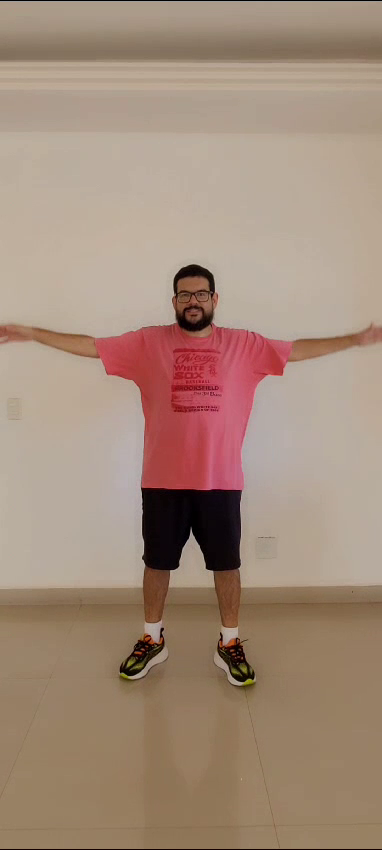
#> input picture frame 52 of tech_challenge_04/exercicios/pose_arm.mp4, 382 x 850 px, given in place of the camera
$ python face_detection.py
#> lines starting #> are read from the running program, lines starting #| are printed output that depends on the picture; after the words box and inside, x2 and y2 are one past the last pixel; in counts of white or black regions, pixels touching at a corner belong together
import numpy as np
import cv2
import time


def capture_video():
  # Carregando o classificador de Haar Cascades para detecção de faces
  face_cascade = cv2.CascadeClassifier('./haarcascade_frontalface_default.xml')

  video_path = './video.mp4'
  cap = cv2.VideoCapture(0)
  if not cap.isOpened():
    print("Cannot open camera")
    exit()

  # while cap.isOpened():
  while True:
    ret, frame = cap.read()
#> frame is the input picture: shape (850, 382, 3); mean B, G, R 122.5, 139.5, 163.4

    # if frame is read correctly ret is True
    if not ret:
      print("Can't receive frame (stream end?). Exiting ...")
      break
    gray = cv2.cvtColor(frame, cv2.COLOR_BGR2GRAY)
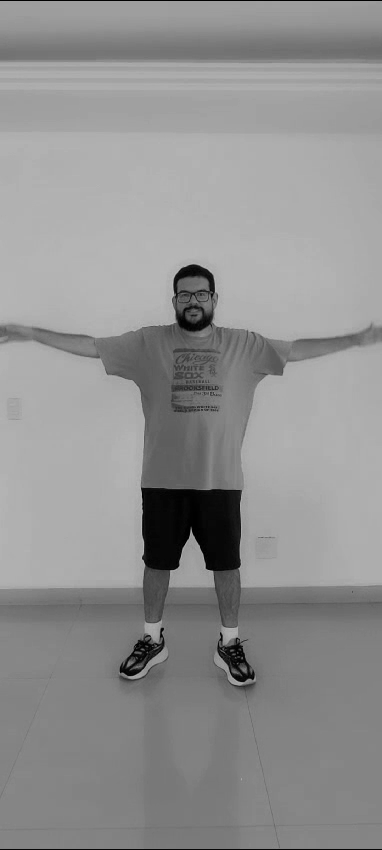
#> gray: shape (850, 382); min 0, max 187, mean 144.7

    # Detectando faces no frame em escala de cinza
    faces = face_cascade.detectMultiScale(gray, scaleFactor=1.1, minNeighbors=5, minSize=(30, 30))
#> faces = [[168, 274, 51, 51]]
    print(faces)
#| [[168 274  51  51]]
    # Enquanto o loop estiver em execução, o rosto será desenhado
    # Desenhando um retângulo em torno de cada face detectada
    for (x, y, w, h) in faces:
      cv2.rectangle(frame, (x, y), (x + w, y + h), (255, 0, 0), 2)
#> this loop made 1 pass
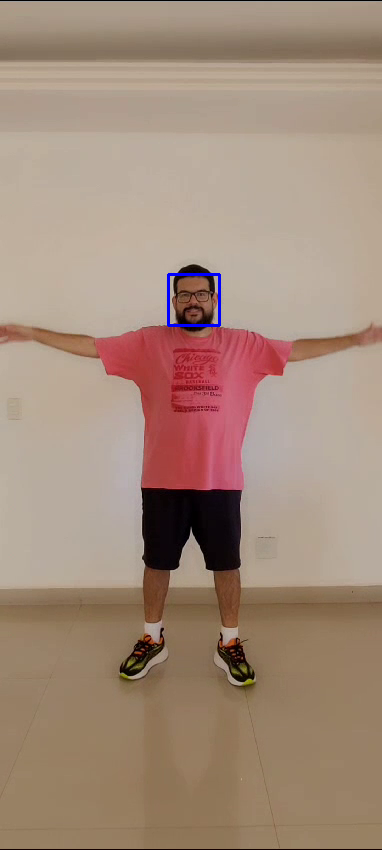
#> frame: shape (850, 382, 3); 0.19% of pixels changed, all inside (x1, y1, x2, y2) = (167, 273, 221, 327)

    cv2.imshow('Detecção de Rosto', frame)
    if cv2.waitKey(1) == ord('q'):
#> (key q is pressed here)
      break
    time.sleep(.5)

  cap.release()
  cv2.destroyAllWindows()


if __name__ == "__main__":
  capture_video()

$ run again, starting later in the video
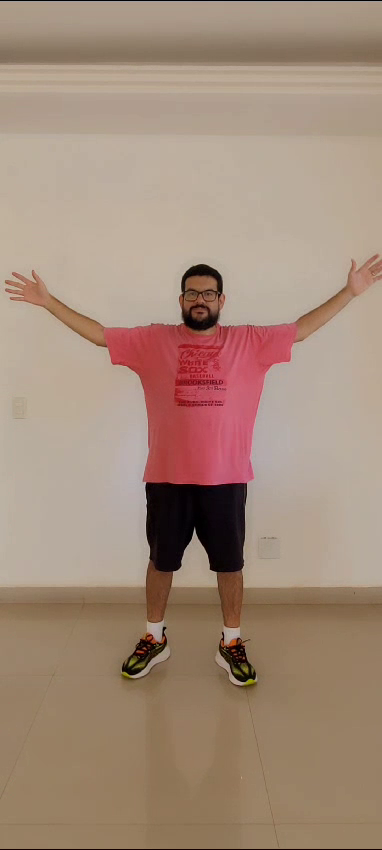
#> input picture frame 237 of tech_challenge_04/exercicios/pose_arm.mp4, 382 x 850 px, given in place of the camera
#> in capture_video, frame is the input picture: shape (850, 382, 3); mean B, G, R 122.1, 139.3, 163.7
#> in capture_video, `gray = cv2.cvtColor(frame, cv2.COLOR_BGR2GRAY)`:
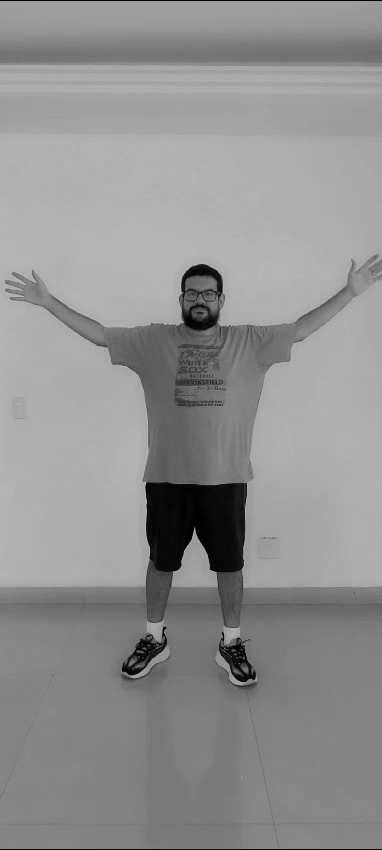
#> gray: shape (850, 382); min 0, max 188, mean 144.6
#> faces = [[176, 274, 49, 49]]
#| [[176 274  49  49]]
#> the loop in capture_video, `for (x, y, w, h) in faces:` made 1 pass
#> after the loop in capture_video, `for (x, y, w, h) in faces:`:
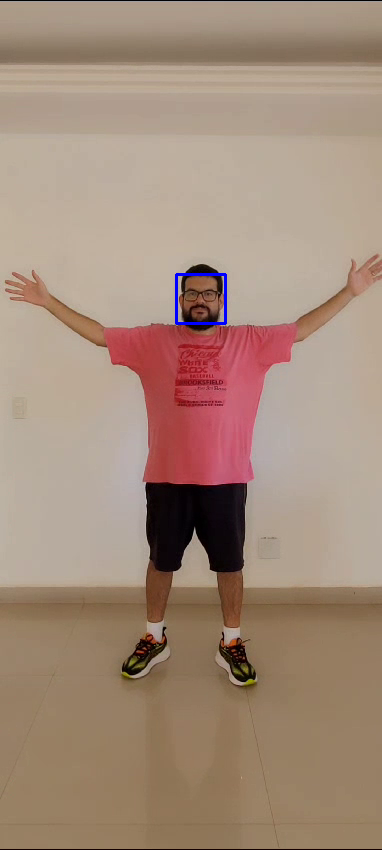
#> frame: shape (850, 382, 3); 0.18% of pixels changed, all inside (x1, y1, x2, y2) = (175, 273, 227, 325)

$ run again, starting later in the video
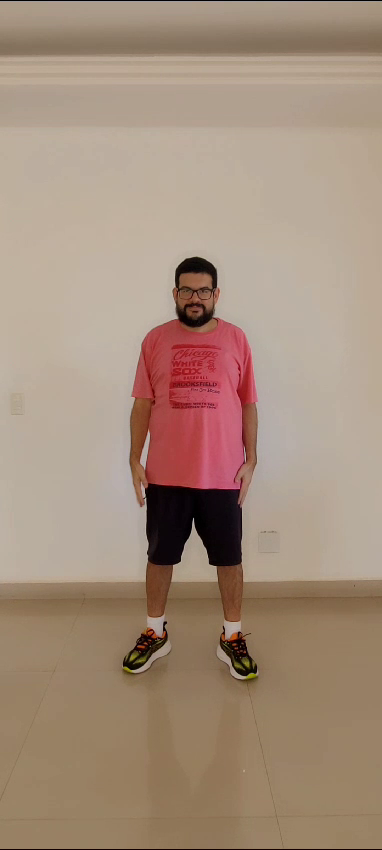
#> input picture frame 422 of tech_challenge_04/exercicios/pose_arm.mp4, 382 x 850 px, given in place of the camera
#> in capture_video, frame is the input picture: shape (850, 382, 3); mean B, G, R 124, 141.9, 164.5
#> in capture_video, `gray = cv2.cvtColor(frame, cv2.COLOR_BGR2GRAY)`:
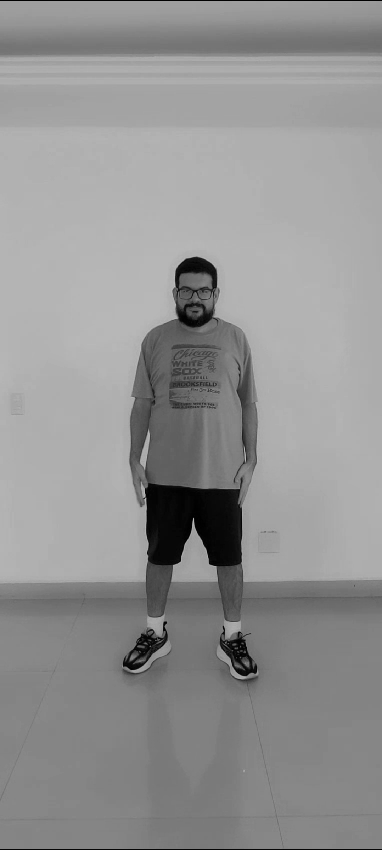
#> gray: shape (850, 382); min 0, max 188, mean 146.6
#> faces = [[170, 270, 52, 52]]
#| [[170 270  52  52]]
#> the loop in capture_video, `for (x, y, w, h) in faces:` made 1 pass
#> after the loop in capture_video, `for (x, y, w, h) in faces:`:
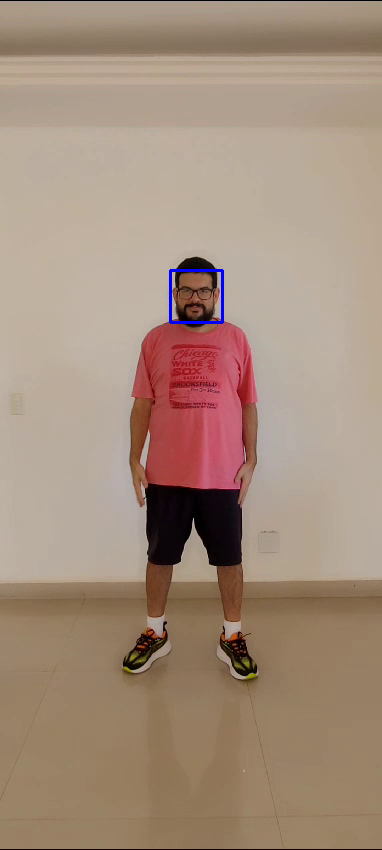
#> frame: shape (850, 382, 3); 0.19% of pixels changed, all inside (x1, y1, x2, y2) = (169, 269, 224, 324)
